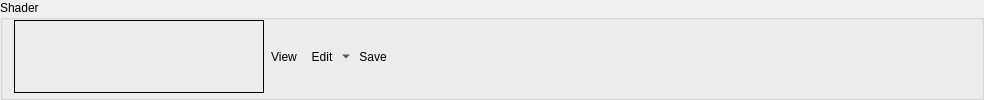
        <widget class="QGroupBox" name="vsShaderGroup">
         <property name="sizePolicy">
          <sizepolicy hsizetype="Preferred" vsizetype="Minimum">
           <horstretch>0</horstretch>
           <verstretch>0</verstretch>
          </sizepolicy>
         </property>
         <property name="title">
          <string>Shader</string>
         </property>
         <layout class="QHBoxLayout" name="horizontalLayout_3">
          <property name="spacing">
           <number>0</number>
          </property>
          <property name="topMargin">
           <number>0</number>
          </property>
          <property name="bottomMargin">
           <number>4</number>
          </property>
          <item>
           <widget class="RDLabel" name="vsShader">
            <property name="minimumSize">
             <size>
              <width>250</width>
              <height>0</height>
             </size>
            </property>
            <property name="cursor">
             <cursorShape>PointingHandCursor</cursorShape>
            </property>
            <property name="toolTip">
             <string>Open Shader Source</string>
            </property>
            <property name="frameShape">
             <enum>QFrame::Box</enum>
            </property>
            <property name="text">
             <string/>
            </property>
           </widget>
          </item>
          <item>
           <widget class="QToolButton" name="vsShaderViewButton">
            <property name="cursor">
             <cursorShape>PointingHandCursor</cursorShape>
            </property>
            <property name="toolTip">
             <string>Open Shader Source</string>
            </property>
            <property name="text">
             <string>View</string>
            </property>
            <property name="icon">
             <iconset resource="../../Resources/resources.qrc">
              <normaloff>:/action.png</normaloff>:/action.png</iconset>
            </property>
            <property name="toolButtonStyle">
             <enum>Qt::ToolButtonTextBesideIcon</enum>
            </property>
            <property name="autoRaise">
             <bool>true</bool>
            </property>
           </widget>
          </item>
          <item>
           <widget class="QToolButton" name="vsShaderEditButton">
            <property name="toolTip">
             <string>Edit Shader</string>
            </property>
            <property name="text">
             <string>Edit</string>
            </property>
            <property name="icon">
             <iconset resource="../../Resources/resources.qrc">
              <normaloff>:/page_white_edit.png</normaloff>:/page_white_edit.png</iconset>
            </property>
            <property name="popupMode">
             <enum>QToolButton::MenuButtonPopup</enum>
            </property>
            <property name="toolButtonStyle">
             <enum>Qt::ToolButtonTextBesideIcon</enum>
            </property>
            <property name="autoRaise">
             <bool>true</bool>
            </property>
           </widget>
          </item>
          <item>
           <widget class="QToolButton" name="vsShaderSaveButton">
            <property name="toolTip">
             <string>Save Shader GLSL</string>
            </property>
            <property name="text">
             <string>Save</string>
            </property>
            <property name="icon">
             <iconset resource="../../Resources/resources.qrc">
              <normaloff>:/save.png</normaloff>:/save.png</iconset>
            </property>
            <property name="toolButtonStyle">
             <enum>Qt::ToolButtonTextBesideIcon</enum>
            </property>
            <property name="autoRaise">
             <bool>true</bool>
            </property>
           </widget>
          </item>
          <item>
           <spacer name="vsShaderSpacer">
            <property name="orientation">
             <enum>Qt::Horizontal</enum>
            </property>
            <property name="sizeHint" stdset="0">
             <size>
              <width>576</width>
              <height>20</height>
             </size>
            </property>
           </spacer>
          </item>
         </layout>
        </widget>
